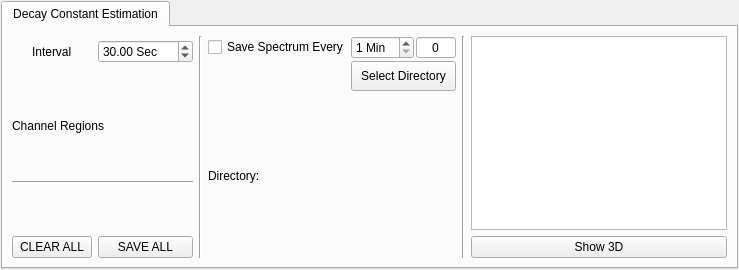
      <widget class="QWidget" name="additionalParameters">
       <attribute name="title">
        <string>Data Loggers</string>
       </attribute>
       <layout class="QGridLayout" name="additionalLayout">
        <property name="horizontalSpacing">
         <number>3</number>
        </property>
        <property name="verticalSpacing">
         <number>5</number>
        </property>
        <property name="margin">
         <number>1</number>
        </property>
        <item row="1" column="0">
         <widget class="QTabWidget" name="tabWidgetLogger">
          <property name="currentIndex">
           <number>0</number>
          </property>
          <widget class="QWidget" name="decayParameters">
           <attribute name="title">
            <string>Decay Constant Estimation</string>
           </attribute>
           <layout class="QGridLayout" name="gridLayout_3">
            <item row="1" column="0" colspan="2">
             <widget class="QFrame" name="frame_3">
              <property name="sizePolicy">
               <sizepolicy hsizetype="Preferred" vsizetype="MinimumExpanding">
                <horstretch>0</horstretch>
                <verstretch>0</verstretch>
               </sizepolicy>
              </property>
              <property name="minimumSize">
               <size>
                <width>20</width>
                <height>0</height>
               </size>
              </property>
              <property name="frameShape">
               <enum>QFrame::NoFrame</enum>
              </property>
              <property name="frameShadow">
               <enum>QFrame::Plain</enum>
              </property>
              <layout class="QVBoxLayout" name="regionLayout">
               <property name="spacing">
                <number>3</number>
               </property>
               <property name="margin">
                <number>0</number>
               </property>
               <item>
                <widget class="QLabel" name="decayLabel">
                 <property name="sizePolicy">
                  <sizepolicy hsizetype="Preferred" vsizetype="Maximum">
                   <horstretch>0</horstretch>
                   <verstretch>0</verstretch>
                  </sizepolicy>
                 </property>
                 <property name="text">
                  <string>Channel Regions</string>
                 </property>
                </widget>
               </item>
               <item>
                <widget class="Line" name="line_5">
                 <property name="orientation">
                  <enum>Qt::Horizontal</enum>
                 </property>
                </widget>
               </item>
              </layout>
             </widget>
            </item>
            <item row="2" column="0">
             <widget class="QPushButton" name="pushButton">
              <property name="text">
               <string>CLEAR ALL</string>
              </property>
             </widget>
            </item>
            <item row="2" column="1">
             <widget class="QPushButton" name="pushButton_2">
              <property name="text">
               <string>SAVE ALL</string>
              </property>
             </widget>
            </item>
            <item row="0" column="4" rowspan="3">
             <widget class="Line" name="line_3">
              <property name="orientation">
               <enum>Qt::Vertical</enum>
              </property>
             </widget>
            </item>
            <item row="2" column="5">
             <widget class="QPushButton" name="pushButton_5">
              <property name="text">
               <string>Show 3D</string>
              </property>
             </widget>
            </item>
            <item row="0" column="0">
             <widget class="QFrame" name="frame">
              <property name="minimumSize">
               <size>
                <width>0</width>
                <height>10</height>
               </size>
              </property>
              <property name="frameShape">
               <enum>QFrame::NoFrame</enum>
              </property>
              <property name="frameShadow">
               <enum>QFrame::Plain</enum>
              </property>
              <layout class="QGridLayout" name="gridLayout_5">
               <item row="0" column="0">
                <widget class="QLabel" name="label_5">
                 <property name="sizePolicy">
                  <sizepolicy hsizetype="Maximum" vsizetype="Preferred">
                   <horstretch>0</horstretch>
                   <verstretch>0</verstretch>
                  </sizepolicy>
                 </property>
                 <property name="text">
                  <string>Interval</string>
                 </property>
                </widget>
               </item>
              </layout>
             </widget>
            </item>
            <item row="0" column="2" rowspan="3">
             <widget class="Line" name="line_2">
              <property name="orientation">
               <enum>Qt::Vertical</enum>
              </property>
             </widget>
            </item>
            <item row="0" column="3" rowspan="3">
             <widget class="QFrame" name="frame_4">
              <property name="frameShape">
               <enum>QFrame::NoFrame</enum>
              </property>
              <property name="frameShadow">
               <enum>QFrame::Plain</enum>
              </property>
              <layout class="QGridLayout" name="gridLayout_6">
               <property name="margin">
                <number>0</number>
               </property>
               <property name="spacing">
                <number>2</number>
               </property>
               <item row="2" column="1">
                <widget class="QSpinBox" name="saveAllInterval">
                 <property name="sizePolicy">
                  <sizepolicy hsizetype="Maximum" vsizetype="Fixed">
                   <horstretch>0</horstretch>
                   <verstretch>0</verstretch>
                  </sizepolicy>
                 </property>
                 <property name="suffix">
                  <string> Min</string>
                 </property>
                 <property name="minimum">
                  <number>1</number>
                 </property>
                 <property name="maximum">
                  <number>60</number>
                 </property>
                </widget>
               </item>
               <item row="2" column="0">
                <widget class="QCheckBox" name="saveAllCheckbox">
                 <property name="sizePolicy">
                  <sizepolicy hsizetype="Expanding" vsizetype="Fixed">
                   <horstretch>0</horstretch>
                   <verstretch>0</verstretch>
                  </sizepolicy>
                 </property>
                 <property name="text">
                  <string>Save Spectrum Every</string>
                 </property>
                </widget>
               </item>
               <item row="4" column="0" colspan="3">
                <widget class="QLabel" name="pathLabel">
                 <property name="sizePolicy">
                  <sizepolicy hsizetype="MinimumExpanding" vsizetype="Preferred">
                   <horstretch>0</horstretch>
                   <verstretch>0</verstretch>
                  </sizepolicy>
                 </property>
                 <property name="text">
                  <string>Directory:</string>
                 </property>
                 <property name="wordWrap">
                  <bool>true</bool>
                 </property>
                </widget>
               </item>
               <item row="2" column="2">
                <widget class="QSpinBox" name="savedSpectraCounter">
                 <property name="maximumSize">
                  <size>
                   <width>40</width>
                   <height>16777215</height>
                  </size>
                 </property>
                 <property name="frame">
                  <bool>true</bool>
                 </property>
                 <property name="alignment">
                  <set>Qt::AlignCenter</set>
                 </property>
                 <property name="readOnly">
                  <bool>true</bool>
                 </property>
                 <property name="buttonSymbols">
                  <enum>QAbstractSpinBox::NoButtons</enum>
                 </property>
                 <property name="keyboardTracking">
                  <bool>false</bool>
                 </property>
                 <property name="maximum">
                  <number>99999</number>
                 </property>
                </widget>
               </item>
               <item row="3" column="1" colspan="2">
                <widget class="QPushButton" name="dirChange">
                 <property name="minimumSize">
                  <size>
                   <width>0</width>
                   <height>0</height>
                  </size>
                 </property>
                 <property name="maximumSize">
                  <size>
                   <width>150</width>
                   <height>30</height>
                  </size>
                 </property>
                 <property name="text">
                  <string>Select Directory</string>
                 </property>
                </widget>
               </item>
              </layout>
             </widget>
            </item>
            <item row="0" column="5" rowspan="2">
             <widget class="QListWidget" name="thumbs">
              <property name="sizePolicy">
               <sizepolicy hsizetype="Expanding" vsizetype="MinimumExpanding">
                <horstretch>0</horstretch>
                <verstretch>0</verstretch>
               </sizepolicy>
              </property>
              <property name="acceptDrops">
               <bool>true</bool>
              </property>
              <property name="dragEnabled">
               <bool>true</bool>
              </property>
              <property name="dragDropMode">
               <enum>QAbstractItemView::NoDragDrop</enum>
              </property>
              <property name="selectionMode">
               <enum>QAbstractItemView::ExtendedSelection</enum>
              </property>
              <property name="iconSize">
               <size>
                <width>150</width>
                <height>300</height>
               </size>
              </property>
              <property name="flow">
               <enum>QListView::TopToBottom</enum>
              </property>
              <property name="resizeMode">
               <enum>QListView::Adjust</enum>
              </property>
              <property name="viewMode">
               <enum>QListView::ListMode</enum>
              </property>
             </widget>
            </item>
            <item row="0" column="1">
             <widget class="QDoubleSpinBox" name="decayInterval">
              <property name="suffix">
               <string> Sec</string>
              </property>
              <property name="minimum">
               <double>0.010000000000000</double>
              </property>
              <property name="maximum">
               <double>1000.000000000000000</double>
              </property>
              <property name="value">
               <double>30.000000000000000</double>
              </property>
             </widget>
            </item>
           </layout>
          </widget>
         </widget>
        </item>
       </layout>
      </widget>
